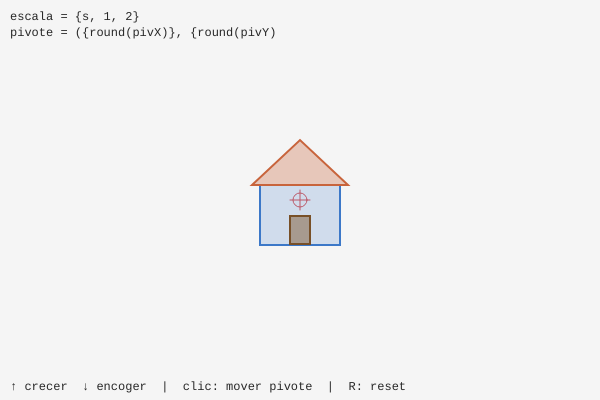
Frame 1 (no input)
Frame 60 (no input): identical to frame 1, image omitted
Frame 120 (the mouse pressed at the canvas centre since frame 60): identical to frame 1, image omitted

The p5.js sketch that drew this single still picture (run headless with seeded random() and noise() and a simulated clock; from frame 60 on, the mouse is pressed at the canvas centre):

// p5.js sketch
// ── sketch.js
// Capitulo 2 - Desafio 1: Escalamiento con pivote en click
// El objeto escala respecto al punto donde hiciste clic

let s;
let pivX, pivY;
let ds;

function setup(){
  createCanvas(600, 400);
  s = 1.0;
  pivX = width / 2;
  pivY = height / 2;
  ds = 0;
}

function draw(){
  background(245);

  // Escalamiento acumulativo
  s += ds;
  s = constrain(s, 0.2, 5);

  // Dibujar pivote
  stroke(220, 80, 80);
  strokeWeight(1);
  noFill();
  circle(pivX, pivY, 14);
  line(pivX -10, pivY, pivX +10, pivY);
  line(pivX, pivY - 10, pivX, pivY + 10);

  // Aplicar Transformacion con pivote
  push();
    translate(pivX, pivY);
    scale(s);
    dibujarForma();
  pop();

  // HUB
  noStroke();
  fill(40);
  textSize(12);
  textFont('monospace');
  text('escala = {s, 1, 2}', 10 ,20);
  text('pivote = ({round(pivX)}, {round(pivY)', 10, 36);
  text('↑ crecer  ↓ encoger  |  clic: mover pivote  |  R: reset', 10, height - 10);
}

function dibujarForma(){
  // Casa Simple dibujada en coordenadas locales (0,0)
  rectMode(CENTER);
  stroke(60, 120, 200);
  strokeWeight(2);
  fill(60, 120, 200, 50);
  rect(0, 15, 80, 60);

  //Techo
  fill(200, 100, 60, 80);
  stroke(200, 100, 60);
  triangle(-48, -15, 48, -15, 0, -60);

  //Puerta
  fill(120, 80, 40, 120);
  stroke(120, 80, 40);
  rectMode(CENTER);
  rect(0, 30, 20, 28);

}
function mousePressed(){
  pivX = mouseX;
  pivY = mouseY;

}
function keyPressed(){
  if (keyCode === UP_ARROW)     ds =  0.02;
  if (keyCode === DOWN_ARROW)   ds = -0.02;
  if (key === 'r' || key === 'R') { s = 1; pivX = width/2; pivY = height/2; ds = 0; }
}

function keyReleased(){
  // Detener escala al soltar la tecla
  if (keyCode === UP_ARROW || keyCode === DOWN_ARROW) ds = 0;

}
